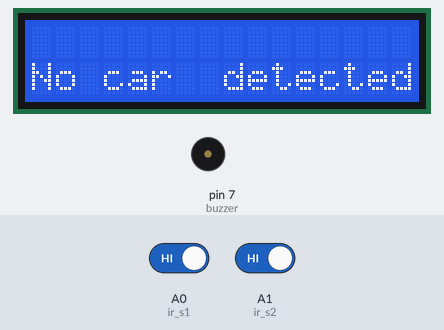
A sketch run on a simulated Arduino Uno, built with avr-gcc and run on an emulated ATmega328P. On the bench: 16×2 character LCD, buzzer (waves = sounding, pin HIGH). Inputs (shaded band) come from the test bench; at power-on: A0 (ir_s1) HIGH, A1 (ir_s2) HIGH. What the sketch prints to the serial monitor is not drawn.

Above: at 3.2 s.
3.3 s: A0 (ir_s1) driven LOW
At 4.5 s:
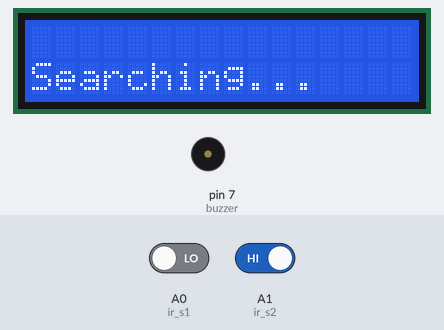
4.8 s: A1 (ir_s2) driven LOW
At 5.3 s:
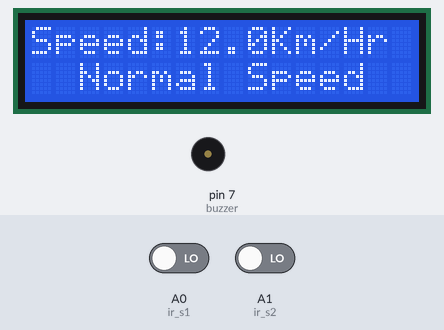
7.8 s: A0 (ir_s1) driven HIGH
At 8.4 s:
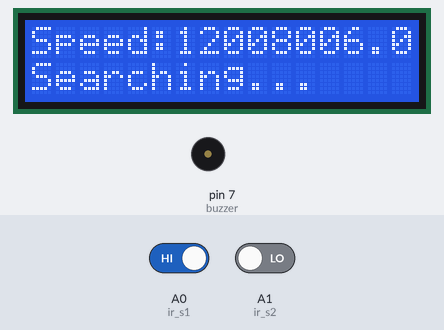
9.3 s: A0 (ir_s1) driven LOW
At 11.1 s:
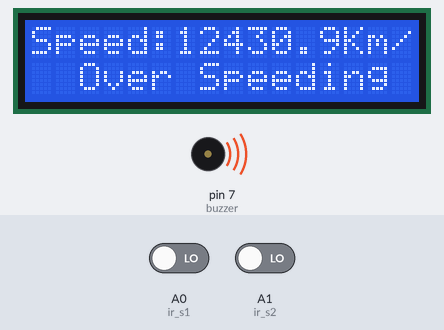
11.8 s: A1 (ir_s2) driven HIGH
At 13.0 s:
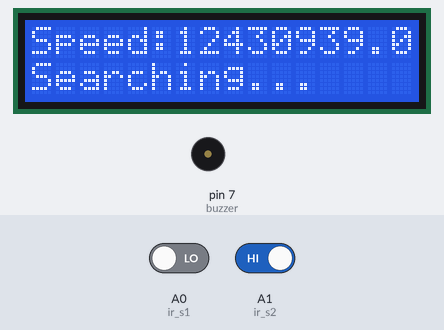
13.8 s: A1 (ir_s2) driven LOW
At 17.6 s:
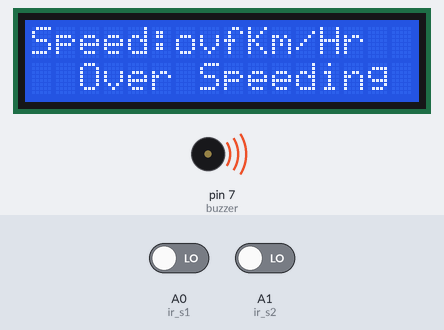
Timing chart, 0 to 19.1 s (numbered marks = the images above; inputs shaded):
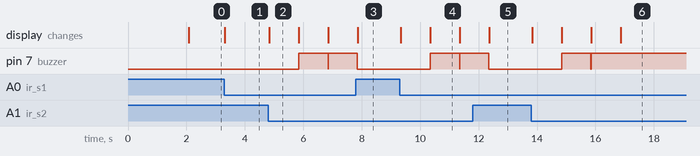

Measured:
- after the input at 3.3 s, the display: changes at once (image 1)
- after the input at 4.8 s, pin 7 (buzzer): LOW → HIGH after 1.0 s, → LOW 1.0 s later, → HIGH 0.01 s later; the display: changes at once (image 2)
- after the input at 7.8 s, pin 7 (buzzer): HIGH → LOW after 0.06 s; the display: changes after 0.06 s (image 3)
- after the input at 9.3 s, pin 7 (buzzer): LOW → HIGH after 1.0 s, → LOW 1.0 s later, → HIGH 0.01 s later; the display: first changes at once (image 4 shows a later state)
- after the input at 11.8 s, pin 7 (buzzer): HIGH → LOW after 0.56 s; the display: changes after 0.56 s (image 5)
- after the input at 13.8 s, pin 7 (buzzer): LOW → HIGH after 1.0 s, → LOW 1.0 s later, → HIGH 0.01 s later; the display: first changes at once (image 6 shows a later state)
- what the display in image 2 shows lasts 1.0 s, from 4.8 s to 5.8 s

The sketch:

Vehicle_Speed_Detector.ino
```cpp
#include<LiquidCrystal.h>
const int rs=12,en=11,d4=5,d5=4,d6=3,d7=2;
LiquidCrystal lcd(rs,en,d4,d5,d6,d7);
int timer1;
int timer2;
float Time;
int flag1 = 0;
int flag2 = 0;
float distance = 5.0;
float speed;
int ir_s1 = A0;
int ir_s2 = A1;
int buzzer = 7;
void setup(){
  pinMode(ir_s1, INPUT);
  pinMode(ir_s2, INPUT);
  pinMode(buzzer, OUTPUT);
  lcd.begin(16,2);
  Serial.begin(9600);
  lcd.clear();
  lcd.setCursor(0,0);
  lcd.print(" WELCOME To ");
  Serial.print("Welcome");
  lcd.setCursor(0,1);
  lcd.print("Leenabot Robotics");
  delay(2000);
  lcd.clear();
}

void loop() {
if(digitalRead (ir_s1) == LOW && flag1==0){
timer1 = millis();
flag1=1;
}
if(digitalRead (ir_s2) == LOW && flag2==0){
  timer2 = millis();
  flag2=1;
  }
if (flag1==1 && flag2==1){
     if(timer1 > timer2){
      Time = timer1 - timer2;
      }
else if(timer2 > timer1){
  Time = timer2 - timer1;
  }
 Time=Time/1000;//convert millisecond to second
 speed=(distance/Time);//v=d/t
 speed=speed*3600;//multiply by seconds per hr
 speed=speed/1000;//division by meters per Km
}

if(speed==0){
lcd.setCursor(0, 1);
if(flag1==0 && flag2==0){
lcd.print("No car  detected");
Serial.println("No Car");
}
else{
  lcd.print("Searching...    ");
  Serial.println("Searching...");
  }
}
else{
    lcd.clear();
    lcd.setCursor(0, 0);
    lcd.print("Speed:");
    Serial.println("Speed=");
    lcd.print(speed,1);
    Serial.print(speed,1);
    lcd.print("Km/Hr  ");
    Serial.println("Km/Hr");
    lcd.setCursor(0, 1);
  if(speed > 50){
    lcd.print("  Over Speeding  ");
    Serial.println("Over speedding");
    digitalWrite(buzzer, HIGH);
    }
  else{
    lcd.print("  Normal Speed   ");
    Serial.println("Normal speed");

  }
    delay(1000);
    digitalWrite(buzzer, LOW);
    speed = 0;
    flag1 = 0;
    flag2 = 0;
 }
}
```
